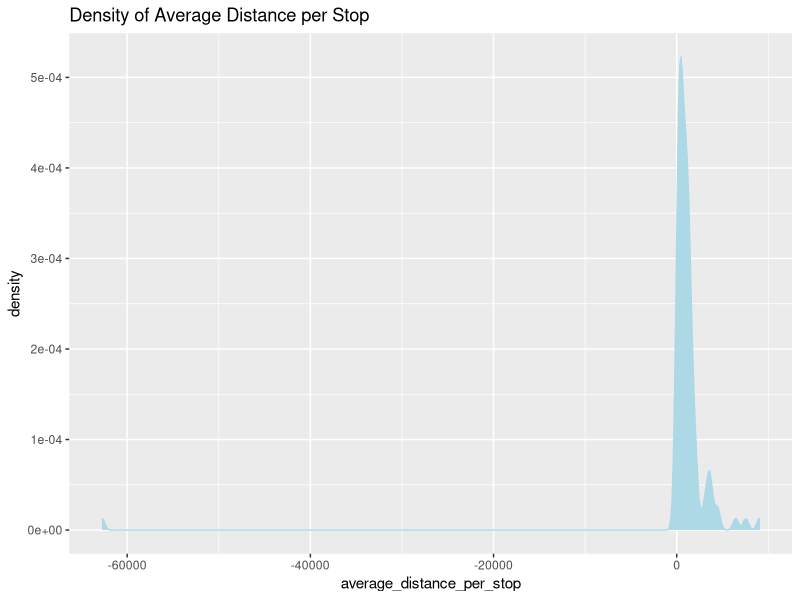
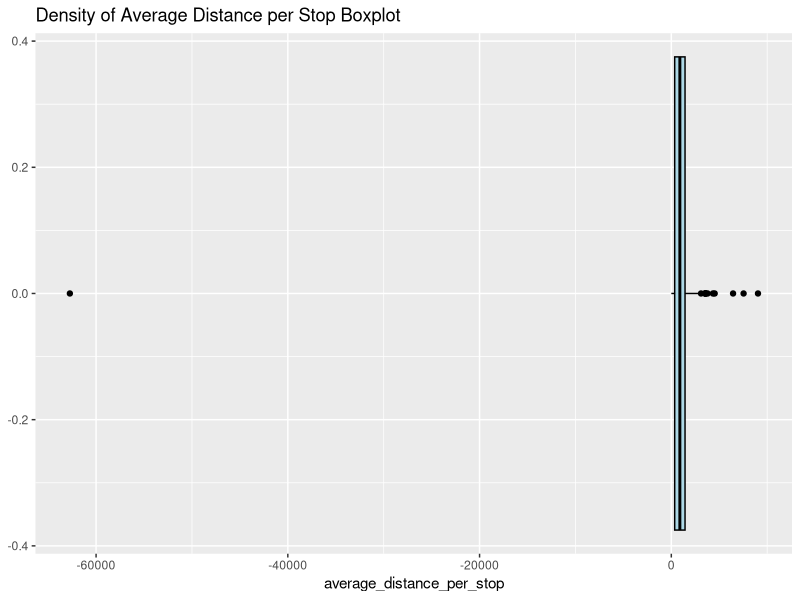
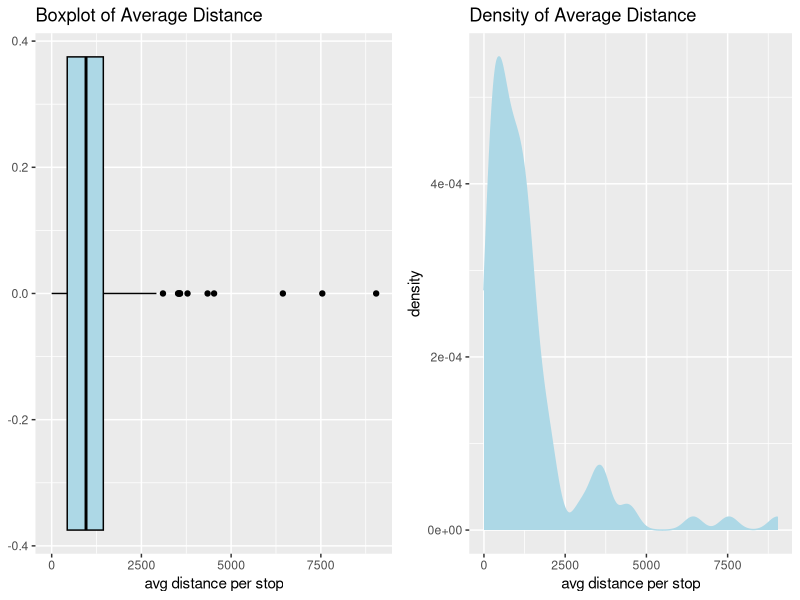
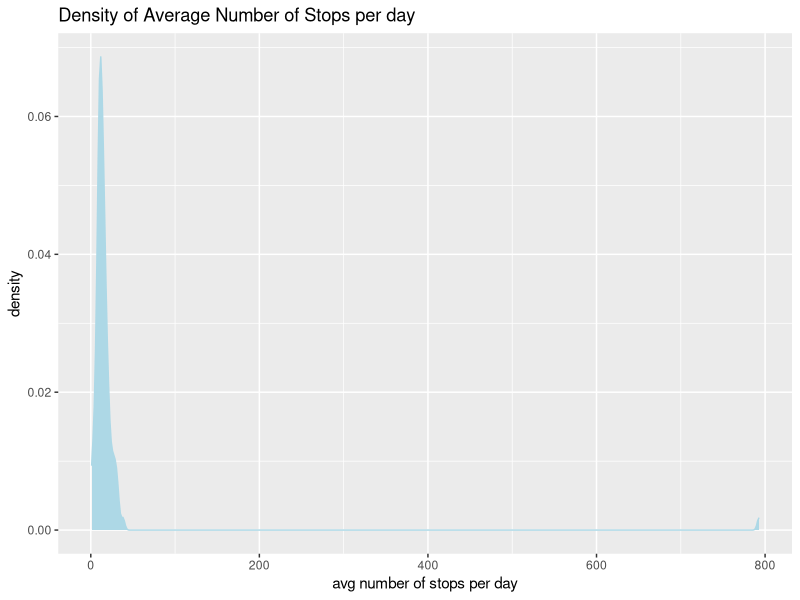
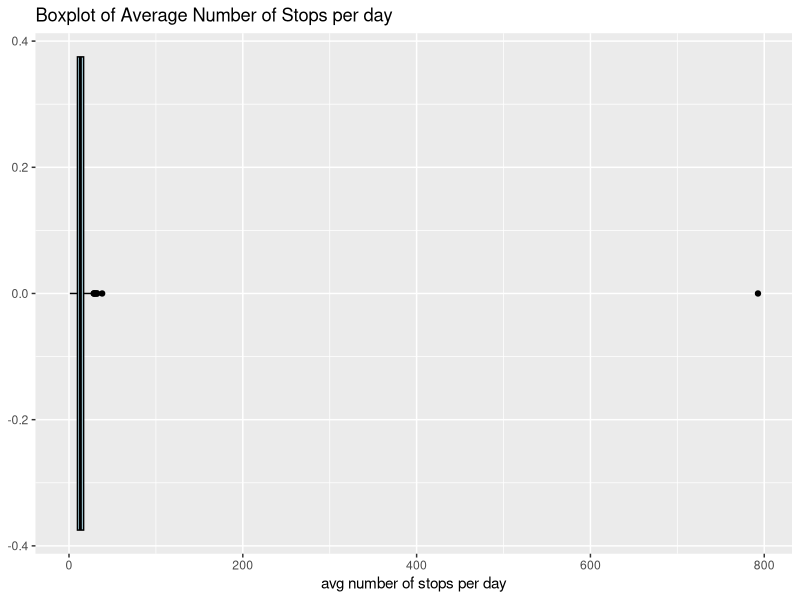
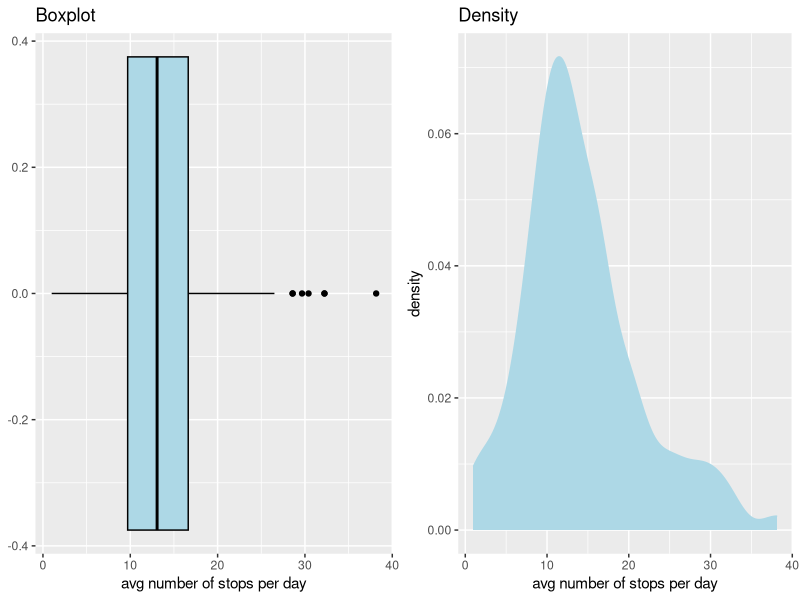
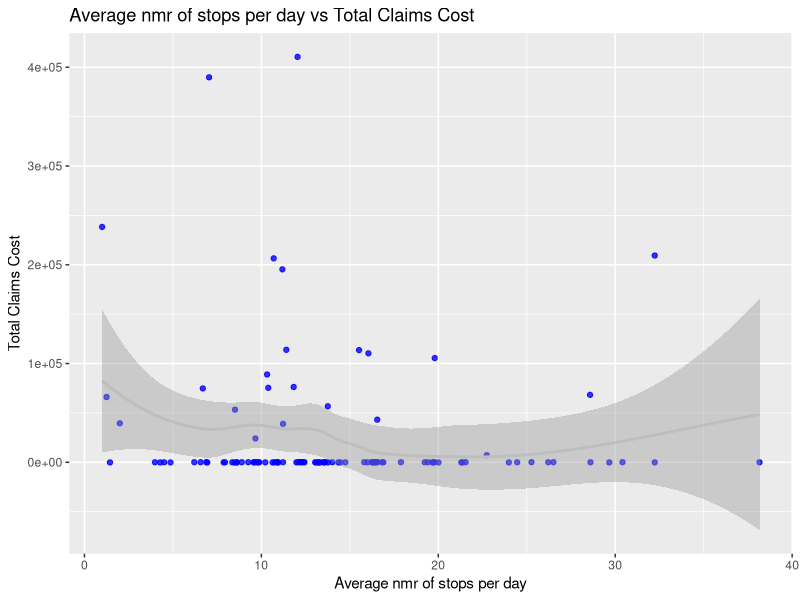
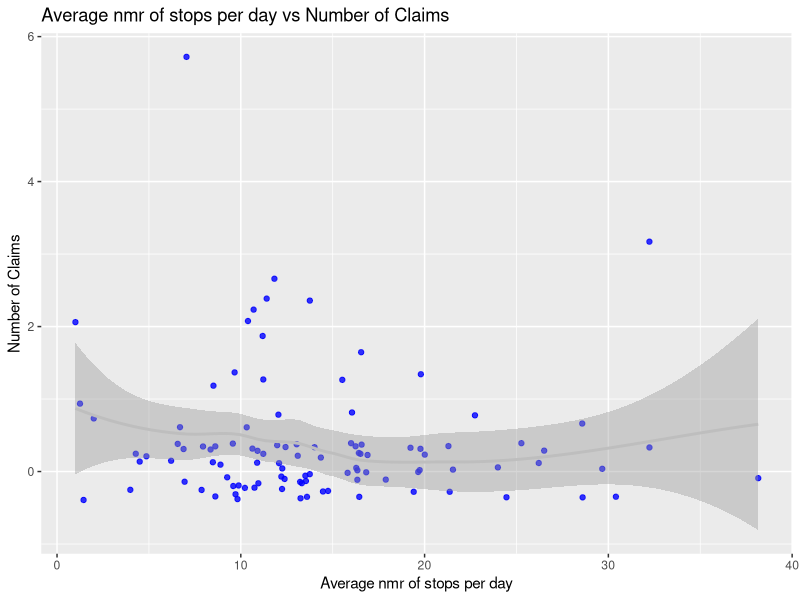

Source code (R) for these figures, in order:
## ---- chunk 1
knitr::opts_chunk$set(echo = TRUE)
## ---- chunk 2
library(knitr)
library(dplyr)
library(tidyverse)
library(gridExtra)
data <- read.csv('./our_data/new_stops.csv')
## ---- chunk 3
data %>% ggplot(aes(x=average_distance_per_stop)) + geom_density(fill="lightblue", color="lightblue") + labs(title="Density of Average Distance per Stop")
## ---- chunk 4
data %>% ggplot(aes(x=average_distance_per_stop)) + geom_boxplot(fill="lightblue", color="black") + labs(title="Density of Average Distance per Stop Boxplot")
## ---- chunk 5
plot1 <- data %>% filter(average_distance_per_stop > 0) %>% ggplot(aes(x=average_distance_per_stop)) + geom_boxplot(fill="lightblue", color="black") + labs(title="Boxplot of Average Distance", x = "avg distance per stop")
plot2 <- data %>% filter(average_distance_per_stop > 0) %>% ggplot(aes(x=average_distance_per_stop)) + geom_density(fill="lightblue", color="lightblue") + labs(title="Density of Average Distance", x = "avg distance per stop")
grid.arrange(plot1, plot2, ncol = 2, widths = c(3, 3))
## ---- chunk 6
data %>% ggplot(aes(x=average_number_of_stops_per_day)) + geom_density(fill="lightblue", color="lightblue") + labs(title="Density of Average Number of Stops per day", x = "avg number of stops per day")
## ---- chunk 7
data %>% ggplot(aes(x=average_number_of_stops_per_day)) + geom_boxplot(fill="lightblue", color="black") + labs(title="Boxplot of Average Number of Stops per day", x = "avg number of stops per day")
## ---- chunk 8
plot1 <- data %>% filter(average_number_of_stops_per_day < 700) %>% ggplot(aes(x=average_number_of_stops_per_day)) + geom_boxplot(fill="lightblue", color="black") + labs(title="Boxplot", x = "avg number of stops per day")
plot2 <-  data %>% filter(average_number_of_stops_per_day < 700) %>% ggplot(aes(x=average_number_of_stops_per_day)) + geom_density(fill="lightblue", color="lightblue") + labs(title="Density", x = "avg number of stops per day")

grid.arrange(plot1, plot2, ncol = 2, widths = c(3, 3))

## ---- chunk 9
data %>% filter(average_number_of_stops_per_day <700)  %>% ggplot(aes(x = average_number_of_stops_per_day, y = total_claims_cost)) + geom_jitter(color= "blue", alpha=0.8) + labs(title="Average nmr of stops per day vs Total Claims Cost", x= "Average nmr of stops per day", y= "Total Claims Cost") + geom_smooth(color = "grey")
data %>% filter(average_number_of_stops_per_day <700)  %>% ggplot(aes(x = average_number_of_stops_per_day, y = number_of_claims)) + geom_jitter(color= "blue", alpha=0.8) + labs(title="Average nmr of stops per day vs Number of Claims", x= "Average nmr of stops per day", y= "Number of Claims") + geom_smooth(color = "grey")
## ---- chunk 10
plot1 <- data %>% ggplot(aes(x=total_claims_cost)) + geom_density(fill="lightblue", color="lightblue") + labs(title="Density of Total claims Cost", x = "Total claims Cost (R)")
plot2 <- data %>% ggplot(aes(x=total_claims_cost)) + geom_boxplot(fill="lightblue", color="black") + labs(title="Boxplot of Total claims Cost", x = "Total claims Cost (R)")

grid.arrange(plot1, plot2, ncol = 2, widths = c(3, 3))
## ---- chunk 11
data %>% filter(total_claims_cost > 0) %>% ggplot(aes(x=total_claims_cost)) + geom_boxplot(fill="lightblue", color="black") + labs(title="Boxplot of Total claims Cost", x = "Total claims Cost (R)")
## ---- chunk 12
plot1 <- data %>% ggplot(aes(x=overSpeed)) + geom_density(fill="lightblue", color="lightblue") + labs(title="Density of Over Speed", x = "Over Speed")
plot2 <- data %>% ggplot(aes(x=overSpeed)) + geom_boxplot(fill="lightblue", color="black") + labs(title="Boxplot of Over Speed", x = "Over Speed")

grid.arrange(plot1, plot2, ncol = 2, widths = c(3, 3))
## ---- chunk 13
data %>% ggplot(aes(x = overSpeed, y = total_claims_cost)) + geom_jitter(color= "blue", alpha=0.8) + labs(title="Over Speed freq vs Total Claims Cost", x= "Times over speed limit", y= "Total Claims Cost") + geom_smooth(color = "grey")
## ---- chunk 14
data %>% filter(total_claims_cost > 0) %>% ggplot(aes(x = overSpeed, y = total_claims_cost)) + geom_jitter(color= "blue", alpha=0.8) + labs(title="Over Speed freq vs Total Claims Cost", x= "Times over speed limit", y= "Total Claims Cost") + geom_smooth(color = "grey")
## ---- chunk 15
plot1 <- data %>% ggplot(aes(x=normal_braking)) + geom_density(fill="lightblue", color="lightblue") + labs(title="Density Normal Braking", x = "Normal Braking")
plot2 <- data %>% ggplot(aes(x=normal_braking)) + geom_boxplot(fill="lightblue", color="black") + labs(title="Boxplot Normal Braking", x = "Normal Braking")
grid.arrange(plot1, plot2, ncol = 2, widths = c(3, 3))
## ---- chunk 16
plot1 <- data %>% ggplot(aes(x=emergency_braking)) + geom_density(fill="lightblue", color="lightblue") + labs(title="Density Emergency Braking", x = "Emergency Braking")
plot2 <- data %>% ggplot(aes(x=emergency_braking)) + geom_boxplot(fill="lightblue", color="black") + labs(title="Boxplot Emergency Braking", x = "Emergency Braking")
grid.arrange(plot1, plot2, ncol = 2, widths = c(3, 3))
## ---- chunk 17
plot1 <- data %>% ggplot(aes(x=harsh_braking)) + geom_density(fill="lightblue", color="lightblue") + labs(title="Density Harsh Braking", x = "Harsh Braking")
plot2 <- data %>% ggplot(aes(x=harsh_braking)) + geom_boxplot(fill="lightblue", color="black") + labs(title="Boxplot Harsh Braking", x = "Harsh Braking")
grid.arrange(plot1, plot2, ncol = 2, widths = c(3, 3))
## ---- chunk 18
data %>% select(harsh_braking, normal_braking, emergency_braking) 
